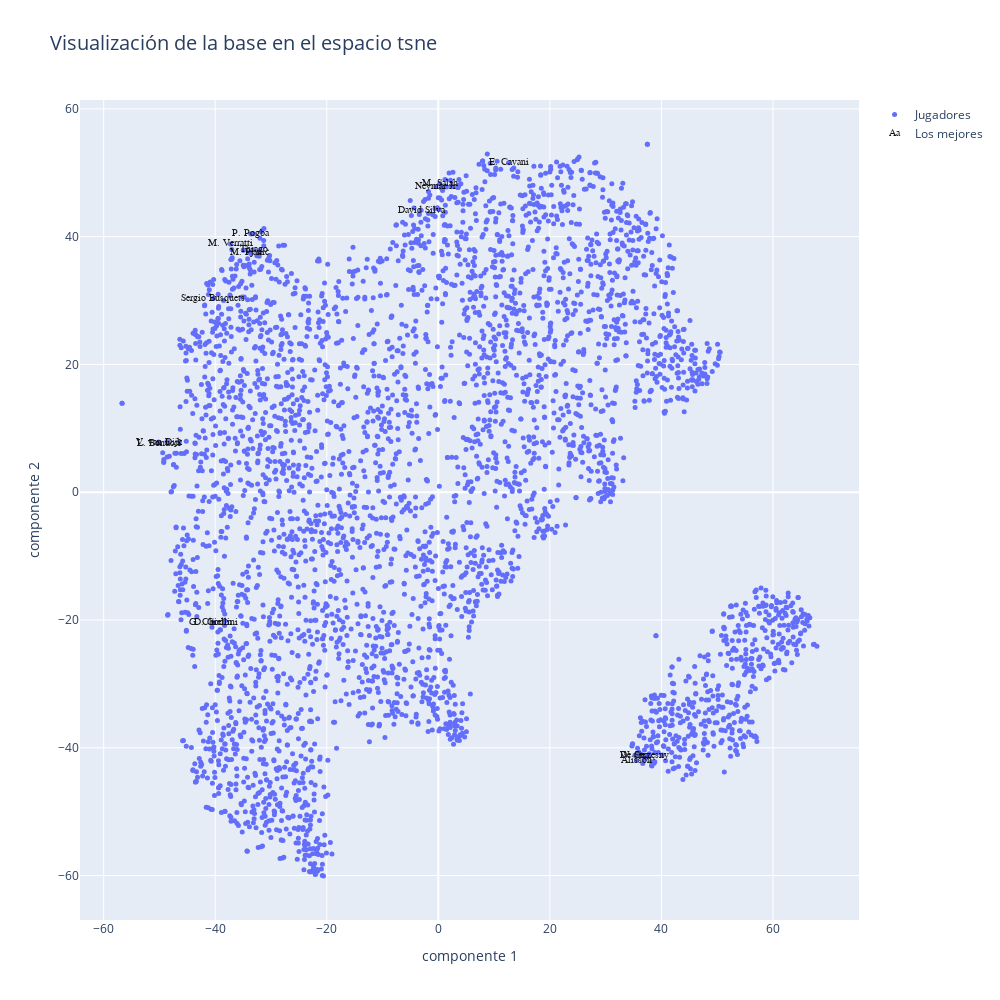

Source (notebook cell):
### Code cell
data=[]
bool_crack=dfn.overall > 85

#graficamos los datos en el espacio transformado: las dos componentes tsne

graf1 = go.Scatter(x=X_tsne[:,0], y=X_tsne[:,1],
                   name='Jugadores',
                   mode='markers',
                   text=dfo[['club', 'team_position']].apply(lambda x:f'{x.club} - {x.team_position}', axis=1),
                   marker=dict(size=5))

crack =go.Scatter(x=X_tsne[bool_crack,0], y=X_tsne[bool_crack,1],
                  name='Los mejores',
                  text=dfo.loc[bool_crack,'short_name'],
                  textfont=dict(family='sans serif',size=10,color='black'),
                  opacity=0.9,
                  mode='text')

data=[graf1, crack]

layout = go.Layout(title="Visualización de la base en el espacio tsne",titlefont=dict(size=20),
                   xaxis=dict(title='componente 1'),
                   yaxis=dict(title='componente 2'),
                   autosize=False, width=1000,height=1000)

fig = go.Figure(data=data, layout=layout)

iplot(fig)
# plot(fig)

### Figure 1 — Plotly figure (JSON) as saved in the notebook; plotly's stock layout.template omitted (floating-point values rounded to 4 significant figures; data arrays with more than 128 entries replaced by an {"elided": "..."} marker saying what was removed)
{"data": [{"marker": {"size": 5}, "mode": "markers", "name": "Jugadores", "text": {"elided": "4000 str values"}, "type": "scatter", "x": {"elided": "4000 float values"}, "y": {"elided": "4000 float values"}}, {"mode": "text", "name": "Los mejores", "opacity": 0.9, "text": ["De Gea", "P. Pogba", "G. Chiellini", "Neymar Jr", "D. Godín", "M. Pjanić", "W. Szczęsny", "Thiago", "David Silva", "M. Salah", "Alisson", "Sergio Busquets", "V. van Dijk", "L. Bonucci", "M. Verratti", "E. Cavani"], "textfont": {"color": "black", "family": "sans serif", "size": 10}, "type": "scatter", "x": [35.25, -33.62, -40.32, -0.4416, -40.37, -33.88, 37.03, -33.11, -3.08, 0.2673, 35.54, -40.32, -50.15, -50.05, -37.26, 12.61], "y": [-41.16, 40.43, -20.43, 47.8, -20.41, 37.5, -41.24, 37.93, 44.11, 48.31, -41.98, 30.32, 7.852, 7.676, 38.86, 51.55]}], "layout": {"autosize": false, "height": 1000, "title": {"font": {"size": 20}, "text": "Visualización de la base en el espacio tsne"}, "width": 1000, "xaxis": {"autorange": true, "range": [-64.25, 75.43], "title": {"text": "componente 1"}, "type": "linear"}, "yaxis": {"autorange": true, "range": [-66.96, 61.39], "title": {"text": "componente 2"}, "type": "linear"}}}
